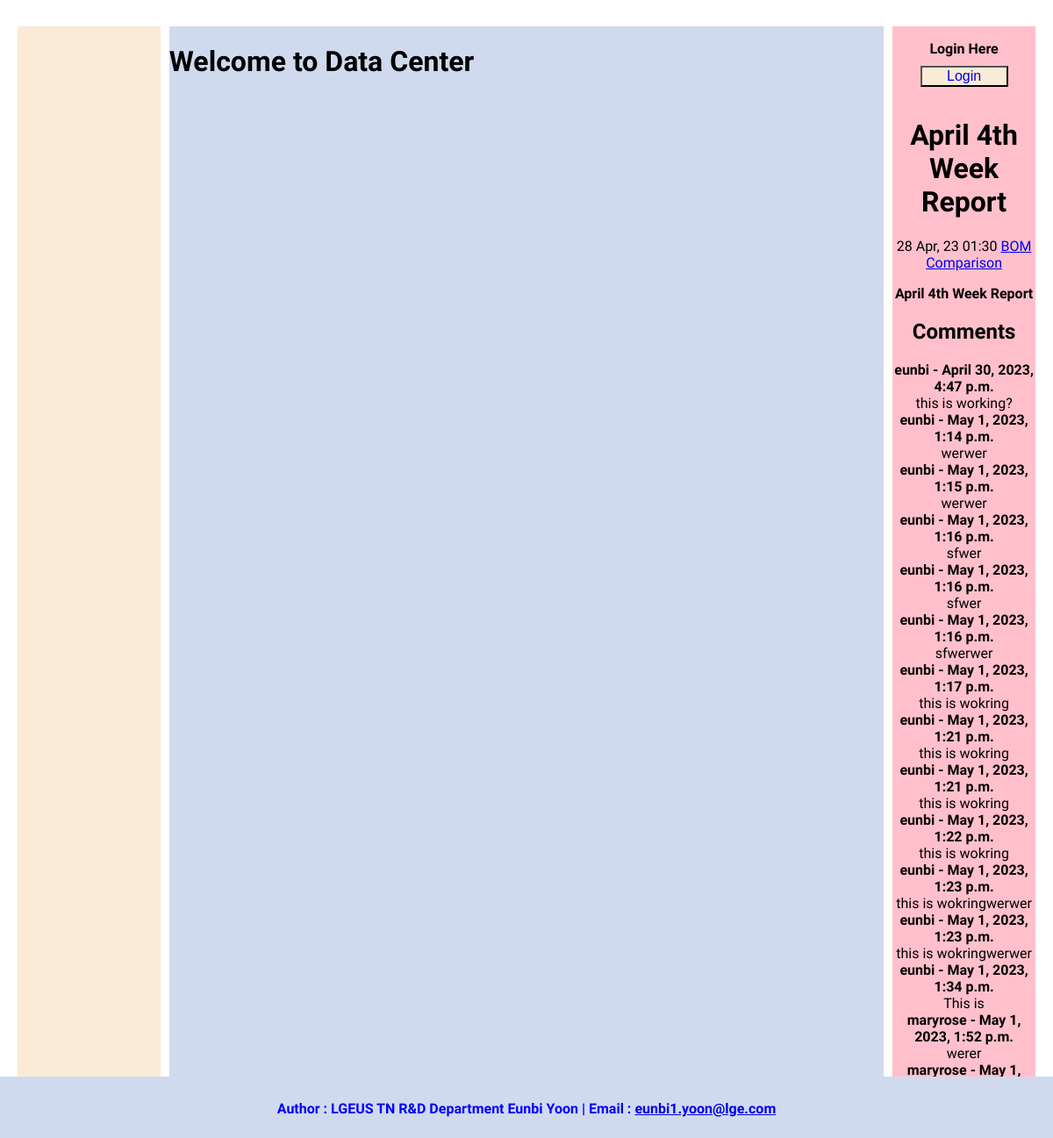
The page /bom-comparison/1 on the database its author committed.
### report/models.py (models this page shows, shortened)
class Post(models.Model):
    category=models.ForeignKey(Category, related_name='post_model', on_delete=models.CASCADE)
    slug=models.SlugField()
    author=models.ForeignKey(User, related_name='post_user',on_delete=models.CASCADE)
    title=models.CharField(max_length=255)
    date_added=models.DateTimeField(auto_now_add=True)
    class Meta:
        verbose_name_plural='  2) Posts'

class Category(models.Model):
    title=models.CharField(max_length=255)
    slug=models.SlugField()
    class Meta:
        verbose_name_plural='  1) Categories'

class Comment(models.Model):
    post=models.ForeignKey(Post, related_name='comment_model', on_delete=models.CASCADE)
    commenter_name = models.CharField(max_length=200)
    comment_body = models.TextField()
    date_added=models.DateTimeField(auto_now_add=True)
    class Meta:
        verbose_name_plural='  3) Comments'

### report/views.py (the view)
# urls.py: path('<slug:slug>/<int:pk>', detailView, name='detail_url'),
def detailView(request, slug, pk):
    post = Post.objects.get(slug=slug, pk=pk)
    new_comment=None
    if request.method == 'POST':
        comment_form = CommentForm(request.POST, instance=post)
        if comment_form.is_valid():
            name = request.user.username
            body = comment_form.cleaned_data['comment_body']
            new_comment = Comment(post=post, commenter_name=name, comment_body=body)
            new_comment.save()
        else:
            print('form is invalid')
    else:
        comment_form = CommentForm()
    context = {
        'post_detail':post,
        'new_comment': new_comment,
        'form_detail':comment_form,
    }
    return render(request, 'detail.html', context)

### templates/detail.html (shortened to what this page needs)
{% extends 'base.html' %}
{% block navigator %}
    <div class="detail-category">
        <div class="detail-title">
            <h1><strong>{{ post_detail.title }}</strong></h1>
            <time>{{ post_detail.date_added|date:"d M, y h:i" }}</time>
            <a href="{% url 'category_url' post_detail.category.slug %}">{{ post_detail.category.title }}</a>
            <p><strong>{{ post_detail.title }}</strong></p>
            <h2>Comments</h2>
            {% for comment in post_detail.comment_model.all %}
            <article>
                <strong>{{comment.commenter_name}} - {{comment.date_added}}</strong><br/>
                {{comment.comment_body}}
            </article>
            {% endfor %}
        </div>
    </div>
{% endblock %}

### statics/css/style.css (style rules this page uses)
body { margin:auto; font-family: 'Orbitron'; }
.detail-category { text-align: center; }
.detail-category .detail-title { margin-bottom: 30px; }

### rows shown on the page
Post: title "April 4th Week Report", date_added "28 Apr, 23 01:30", category "BOM Comparison"
Comment: commenter_name "eunbi", date_added "April 30, 2023, 4:47 p.m.", comment_body "this is working?"
Comment: commenter_name "eunbi", date_added "May 1, 2023, 1:14 p.m.", comment_body "werwer"
Comment: commenter_name "eunbi", date_added "May 1, 2023, 1:15 p.m.", comment_body "werwer"
Comment: commenter_name "eunbi", date_added "May 1, 2023, 1:16 p.m.", comment_body "sfwer"
Comment: commenter_name "eunbi", date_added "May 1, 2023, 1:16 p.m.", comment_body "sfwer"
Comment: commenter_name "eunbi", date_added "May 1, 2023, 1:16 p.m.", comment_body "sfwerwer"
Comment: commenter_name "eunbi", date_added "May 1, 2023, 1:17 p.m.", comment_body "this is wokring"
Comment: commenter_name "eunbi", date_added "May 1, 2023, 1:21 p.m.", comment_body "this is wokring"
Comment: commenter_name "eunbi", date_added "May 1, 2023, 1:21 p.m.", comment_body "this is wokring"
Comment: commenter_name "eunbi", date_added "May 1, 2023, 1:22 p.m.", comment_body "this is wokring"
Comment: commenter_name "eunbi", date_added "May 1, 2023, 1:23 p.m.", comment_body "this is wokringwerwer"
Comment: commenter_name "eunbi", date_added "May 1, 2023, 1:23 p.m.", comment_body "this is wokringwerwer"
Comment: commenter_name "eunbi", date_added "May 1, 2023, 1:34 p.m.", comment_body "This is"
Comment: commenter_name "maryrose", date_added "May 1, 2023, 1:52 p.m.", comment_body "werer"
Comment: commenter_name "maryrose", date_added "May 1,…"
